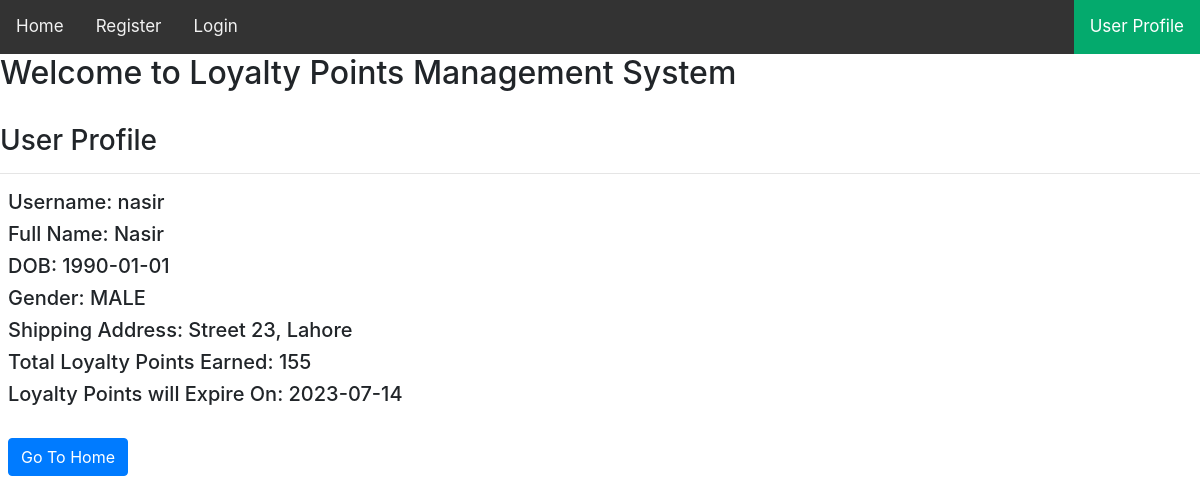
The page /profile (signed in) on the database its author committed.
### tables this page shows
CREATE TABLE user(id INTEGER PRIMARY KEY AUTOINCREMENT, username TEXT, name text, password TEXT, dob TEXT, gender TEXT, address TEXT, loyalty_points INTEGER, loyalty_points_expiry TEXT);

### main.py (the view)
@app.route('/profile', methods=['GET'])
def profile():
    if not session.get("username"):
        print('user not logged in')
        return render_template('login.html')
    else:
        print('user logged in: ' + session.get("username"))
        user_id = session["user_id"]
        conn = get_db_connection()
        user = conn.execute(
            'SELECT * FROM user WHERE id="{user_id}"'.
                format(user_id=user_id)).fetchone()
        conn.close()
        print('user["loyalty_points"]: ', user["loyalty_points"])
        return render_template('profile.html',
                               username=user["username"],
                               name=user["name"],
                               dob=user["dob"],
                               gender=user["gender"],
                               address=user["address"],
                               total_loyalty_points=user["loyalty_points"],
                               loyalty_points_expiry=user["loyalty_points_expiry"])

### main.py (called while the page is built)
def get_db_connection():
    conn = sqlite3.connect('loyalty_points.db')
    conn.row_factory = sqlite3.Row
    return conn

### templates/profile.html (shortened to what this page needs)
<!DOCTYPE html>
<html lang="en">
<head>
    <link rel="stylesheet" href="static/css/bootstrap.min.css">
</head>
<body>
<div class="topnav">
    <a href="/">Home</a>
    <a href="/register">Register</a>
    <a href="/login">Login</a>
    <a class="active" href="/profile" style="float: right">User Profile</a>
</div>
<h2>Welcome to Loyalty Points Management System</h2>
<br/>
<h3>User Profile</h3>
<hr/>
<div class="m-2">
    <h5>Username: {{ username }}</h5>
    <h5>Full Name: {{ name }}</h5>
    <h5>DOB: {{ dob }}</h5>
    <h5>Gender: {{ gender }}</h5>
    <h5>Shipping Address: {{ address }}</h5>
    <h5>Total Loyalty Points Earned: {{ total_loyalty_points }}</h5>
    <h5>Loyalty Points will Expire On: {{ loyalty_points_expiry }}</h5>
    <br/>
    <a href="/" class="btn btn-primary">Go To Home</a>
</div>
</body>
</html>

### templates/profile.html (style rules this page uses)
.topnav { background-color: #333; overflow: hidden; }
.topnav a { float: left; color: #f2f2f2; text-align: center; padding: 14px 16px; text-decoration: none; font-size: 17px; }
.topnav a.active { background-color: #04AA6D; color: white; }

### rows shown on the page
user: username "nasir", name "Nasir", dob "1990-01-01", gender "MALE", address "Street 23, Lahore", loyalty_points_expiry "2023-07-14"

### other values the page prints
{{ total_loyalty_points }} "155"
